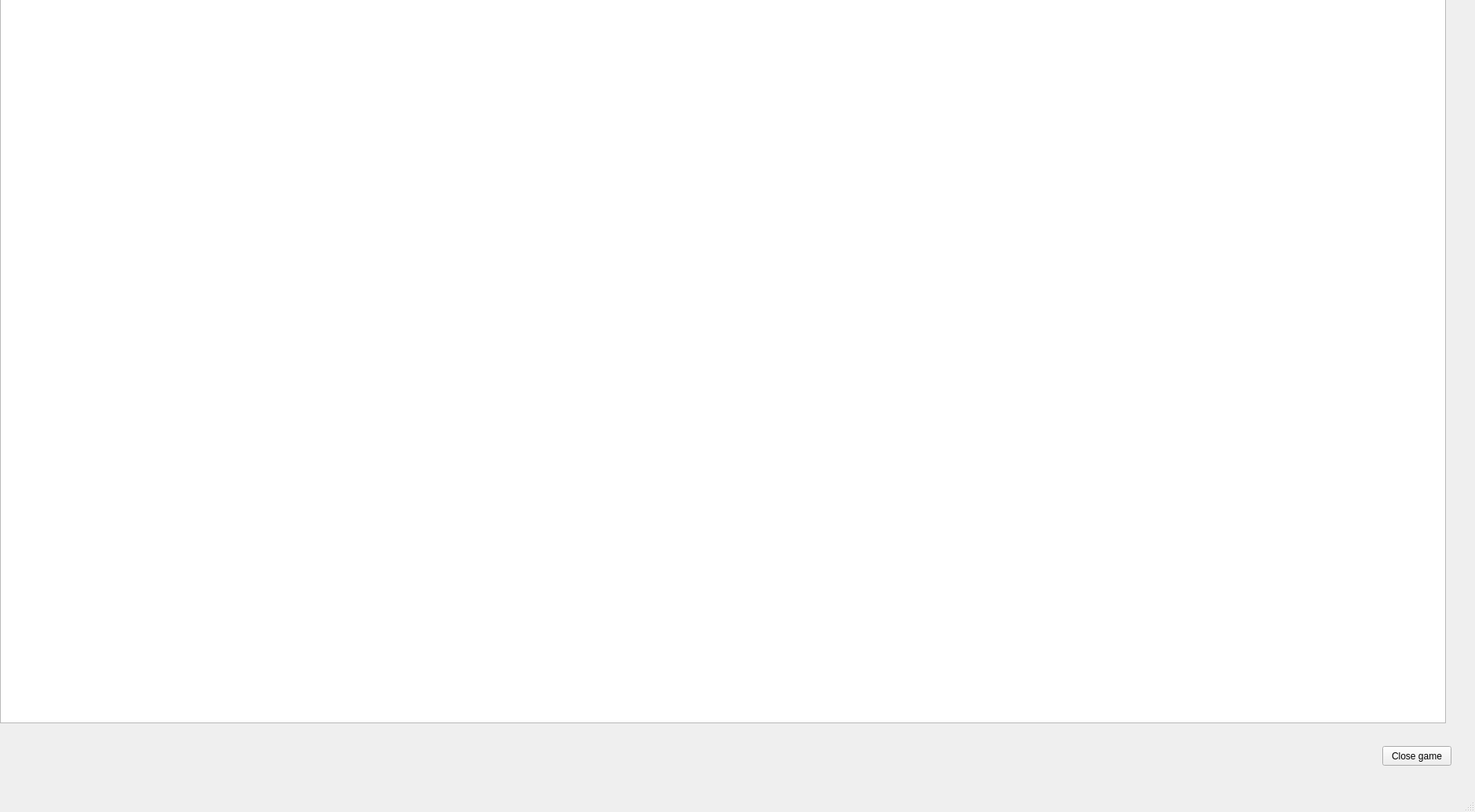
<?xml version="1.0" encoding="UTF-8"?>
<ui version="4.0">
 <class>MainWindow</class>
 <widget class="QMainWindow" name="MainWindow">
  <property name="geometry">
   <rect>
    <x>0</x>
    <y>0</y>
    <width>1878</width>
    <height>1034</height>
   </rect>
  </property>
  <property name="windowTitle">
   <string>MainWindow</string>
  </property>
  <widget class="QWidget" name="centralwidget">
   <widget class="QPushButton" name="CloseGameButton">
    <property name="geometry">
     <rect>
      <x>1760</x>
      <y>950</y>
      <width>88</width>
      <height>25</height>
     </rect>
    </property>
    <property name="text">
     <string>Close game</string>
    </property>
   </widget>
   <widget class="QTableWidget" name="MainWidget">
    <property name="geometry">
     <rect>
      <x>0</x>
      <y>-10</y>
      <width>1841</width>
      <height>931</height>
     </rect>
    </property>
   </widget>
   <widget class="QPushButton" name="StartGameButton">
    <property name="geometry">
     <rect>
      <x>10</x>
      <y>1040</y>
      <width>88</width>
      <height>25</height>
     </rect>
    </property>
    <property name="text">
     <string>Start Game</string>
    </property>
   </widget>
  </widget>
  <widget class="QMenuBar" name="menubar">
   <property name="geometry">
    <rect>
     <x>0</x>
     <y>0</y>
     <width>1878</width>
     <height>22</height>
    </rect>
   </property>
  </widget>
  <widget class="QStatusBar" name="statusbar"/>
 </widget>
 <resources/>
 <connections/>
</ui>
